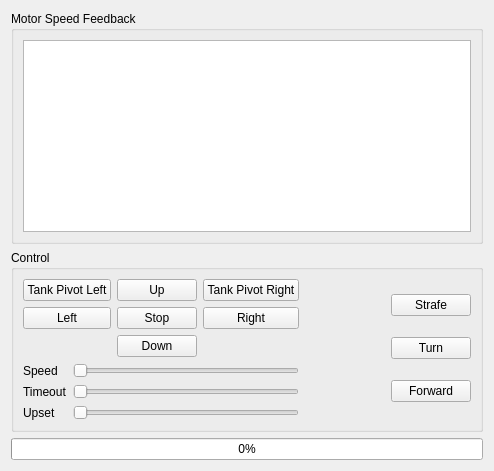
       <widget class="QWidget" name="tab_Locomotion">
        <attribute name="title">
         <string>Locomotion</string>
        </attribute>
        <layout class="QVBoxLayout" name="verticalLayout_6">
         <item>
          <widget class="QGroupBox" name="groupBox">
           <property name="title">
            <string>Motor Speed Feedback</string>
           </property>
           <layout class="QHBoxLayout" name="horizontalLayout_3">
            <item>
             <widget class="QGraphicsView" name="graphicsView">
              <property name="focusPolicy">
               <enum>Qt::NoFocus</enum>
              </property>
             </widget>
            </item>
           </layout>
          </widget>
         </item>
         <item>
          <widget class="QGroupBox" name="groupBox_2">
           <property name="title">
            <string>Control</string>
           </property>
           <layout class="QHBoxLayout" name="horizontalLayout">
            <item>
             <layout class="QVBoxLayout" name="verticalLayout_5">
              <item>
               <layout class="QGridLayout" name="gridLayout">
                <item row="0" column="1">
                 <widget class="QPushButton" name="locomotion_UpButton">
                  <property name="focusPolicy">
                   <enum>Qt::NoFocus</enum>
                  </property>
                  <property name="text">
                   <string>Up</string>
                  </property>
                 </widget>
                </item>
                <item row="2" column="1">
                 <widget class="QPushButton" name="locomotion_DownButton">
                  <property name="focusPolicy">
                   <enum>Qt::NoFocus</enum>
                  </property>
                  <property name="text">
                   <string>Down</string>
                  </property>
                 </widget>
                </item>
                <item row="1" column="2">
                 <widget class="QPushButton" name="locomotion_RightButton">
                  <property name="focusPolicy">
                   <enum>Qt::NoFocus</enum>
                  </property>
                  <property name="text">
                   <string>Right</string>
                  </property>
                 </widget>
                </item>
                <item row="1" column="0">
                 <widget class="QPushButton" name="locomotion_LeftButton">
                  <property name="focusPolicy">
                   <enum>Qt::NoFocus</enum>
                  </property>
                  <property name="text">
                   <string>Left</string>
                  </property>
                 </widget>
                </item>
                <item row="1" column="1">
                 <widget class="QPushButton" name="locomotion_StopButton">
                  <property name="focusPolicy">
                   <enum>Qt::NoFocus</enum>
                  </property>
                  <property name="text">
                   <string>Stop</string>
                  </property>
                 </widget>
                </item>
                <item row="0" column="2">
                 <widget class="QPushButton" name="tankPivotButtonR">
                  <property name="focusPolicy">
                   <enum>Qt::NoFocus</enum>
                  </property>
                  <property name="text">
                   <string>Tank Pivot Right</string>
                  </property>
                 </widget>
                </item>
                <item row="0" column="0">
                 <widget class="QPushButton" name="tankPivotButtonL">
                  <property name="focusPolicy">
                   <enum>Qt::NoFocus</enum>
                  </property>
                  <property name="text">
                   <string>Tank Pivot Left</string>
                  </property>
                 </widget>
                </item>
               </layout>
              </item>
              <item>
               <layout class="QGridLayout" name="gridLayout_3">
                <item row="0" column="0">
                 <widget class="QLabel" name="label_4">
                  <property name="text">
                   <string>Speed</string>
                  </property>
                 </widget>
                </item>
                <item row="1" column="1">
                 <widget class="QSlider" name="horizontalSlider_6">
                  <property name="focusPolicy">
                   <enum>Qt::NoFocus</enum>
                  </property>
                  <property name="orientation">
                   <enum>Qt::Horizontal</enum>
                  </property>
                 </widget>
                </item>
                <item row="1" column="0">
                 <widget class="QLabel" name="label_7">
                  <property name="text">
                   <string>Timeout</string>
                  </property>
                 </widget>
                </item>
                <item row="2" column="1">
                 <widget class="QSlider" name="slider_UpsetSpeed">
                  <property name="focusPolicy">
                   <enum>Qt::NoFocus</enum>
                  </property>
                  <property name="orientation">
                   <enum>Qt::Horizontal</enum>
                  </property>
                 </widget>
                </item>
                <item row="2" column="0">
                 <widget class="QLabel" name="label_10">
                  <property name="text">
                   <string>Upset</string>
                  </property>
                 </widget>
                </item>
                <item row="0" column="1">
                 <widget class="QSlider" name="slider_LocomotionSpeed">
                  <property name="focusPolicy">
                   <enum>Qt::NoFocus</enum>
                  </property>
                  <property name="maximum">
                   <number>100</number>
                  </property>
                  <property name="value">
                   <number>0</number>
                  </property>
                  <property name="orientation">
                   <enum>Qt::Horizontal</enum>
                  </property>
                 </widget>
                </item>
               </layout>
              </item>
             </layout>
            </item>
            <item>
             <spacer name="horizontalSpacer_5">
              <property name="orientation">
               <enum>Qt::Horizontal</enum>
              </property>
              <property name="sizeHint" stdset="0">
               <size>
                <width>40</width>
                <height>20</height>
               </size>
              </property>
             </spacer>
            </item>
            <item>
             <widget class="Speedometer" name="speedometer" native="true">
              <property name="sizePolicy">
               <sizepolicy hsizetype="Preferred" vsizetype="Preferred">
                <horstretch>1</horstretch>
                <verstretch>1</verstretch>
               </sizepolicy>
              </property>
              <property name="minimumSize">
               <size>
                <width>0</width>
                <height>0</height>
               </size>
              </property>
              <widget class="QLCDNumber" name="lcdNumber_LocomotionSpeed">
               <property name="geometry">
                <rect>
                 <x>0</x>
                 <y>80</y>
                 <width>64</width>
                 <height>23</height>
                </rect>
               </property>
               <property name="mouseTracking">
                <bool>false</bool>
               </property>
               <property name="segmentStyle">
                <enum>QLCDNumber::Flat</enum>
               </property>
               <property name="value" stdset="0">
                <double>0.000000000000000</double>
               </property>
               <property name="intValue" stdset="0">
                <number>0</number>
               </property>
              </widget>
              <widget class="QLCDNumber" name="lcdNumber_LocomotionUpsetSpeed">
               <property name="geometry">
                <rect>
                 <x>0</x>
                 <y>170</y>
                 <width>64</width>
                 <height>23</height>
                </rect>
               </property>
               <property name="mouseTracking">
                <bool>false</bool>
               </property>
               <property name="segmentStyle">
                <enum>QLCDNumber::Flat</enum>
               </property>
               <property name="value" stdset="0">
                <double>0.000000000000000</double>
               </property>
               <property name="intValue" stdset="0">
                <number>0</number>
               </property>
              </widget>
             </widget>
            </item>
            <item>
             <spacer name="horizontalSpacer_6">
              <property name="orientation">
               <enum>Qt::Horizontal</enum>
              </property>
              <property name="sizeHint" stdset="0">
               <size>
                <width>40</width>
                <height>20</height>
               </size>
              </property>
             </spacer>
            </item>
            <item>
             <layout class="QVBoxLayout" name="verticalLayout_4">
              <item>
               <widget class="QPushButton" name="locomotion_StrafeButton">
                <property name="focusPolicy">
                 <enum>Qt::NoFocus</enum>
                </property>
                <property name="text">
                 <string>Strafe</string>
                </property>
               </widget>
              </item>
              <item>
               <widget class="QPushButton" name="locomotion_TurnButton">
                <property name="focusPolicy">
                 <enum>Qt::NoFocus</enum>
                </property>
                <property name="text">
                 <string>Turn</string>
                </property>
               </widget>
              </item>
              <item>
               <widget class="QPushButton" name="locomotion_StraightButton">
                <property name="focusPolicy">
                 <enum>Qt::NoFocus</enum>
                </property>
                <property name="text">
                 <string>Forward</string>
                </property>
               </widget>
              </item>
             </layout>
            </item>
           </layout>
          </widget>
         </item>
         <item>
          <widget class="QProgressBar" name="locomotion_ProgressBar">
           <property name="maximum">
            <number>100</number>
           </property>
           <property name="value">
            <number>0</number>
           </property>
          </widget>
         </item>
        </layout>
       </widget>
